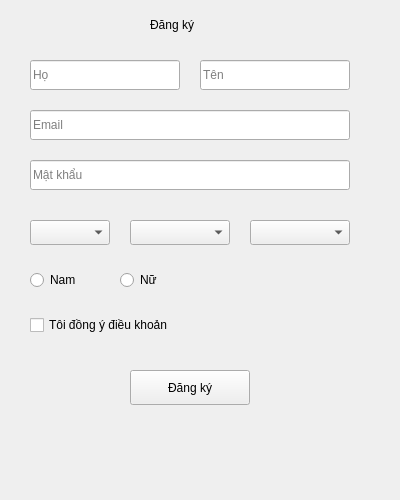
<?xml version="1.0" encoding="UTF-8"?>
<ui version="4.0">
 <class>Form</class>
 <widget class="QWidget" name="Form">
  <property name="geometry">
   <rect><x>0</x><y>0</y><width>400</width><height>500</height></rect>
  </property>
  <property name="windowTitle">
   <string>Đăng ký</string>
  </property>

  <widget class="QLabel" name="label">
   <property name="geometry">
    <rect><x>150</x><y>10</y><width>120</width><height>30</height></rect>
   </property>
   <property name="text">
    <string>Đăng ký</string>
   </property>
  </widget>

  <widget class="QLineEdit" name="txtHo">
   <property name="geometry">
    <rect><x>30</x><y>60</y><width>150</width><height>30</height></rect>
   </property>
   <property name="placeholderText"><string>Họ</string></property>
  </widget>

  <widget class="QLineEdit" name="txtTen">
   <property name="geometry">
    <rect><x>200</x><y>60</y><width>150</width><height>30</height></rect>
   </property>
   <property name="placeholderText"><string>Tên</string></property>
  </widget>

  <widget class="QLineEdit" name="txtEmail">
   <property name="geometry">
    <rect><x>30</x><y>110</y><width>320</width><height>30</height></rect>
   </property>
   <property name="placeholderText"><string>Email</string></property>
  </widget>

  <widget class="QLineEdit" name="txtPassword">
   <property name="geometry">
    <rect><x>30</x><y>160</y><width>320</width><height>30</height></rect>
   </property>
   <property name="echoMode">
    <enum>QLineEdit::Password</enum>
   </property>
   <property name="placeholderText"><string>Mật khẩu</string></property>
  </widget>

  <widget class="QComboBox" name="cbNgay">
   <property name="geometry">
    <rect><x>30</x><y>220</y><width>80</width><height>25</height></rect>
   </property>
  </widget>

  <widget class="QComboBox" name="cbThang">
   <property name="geometry">
    <rect><x>130</x><y>220</y><width>100</width><height>25</height></rect>
   </property>
  </widget>

  <widget class="QComboBox" name="cbNam">
   <property name="geometry">
    <rect><x>250</x><y>220</y><width>100</width><height>25</height></rect>
   </property>
  </widget>

  <widget class="QRadioButton" name="radNam">
   <property name="geometry">
    <rect><x>30</x><y>270</y><width>80</width><height>20</height></rect>
   </property>
   <property name="text"><string>Nam</string></property>
  </widget>

  <widget class="QRadioButton" name="radNu">
   <property name="geometry">
    <rect><x>120</x><y>270</y><width>80</width><height>20</height></rect>
   </property>
   <property name="text"><string>Nữ</string></property>
  </widget>

  <widget class="QCheckBox" name="chkDongY">
   <property name="geometry">
    <rect><x>30</x><y>310</y><width>250</width><height>30</height></rect>
   </property>
   <property name="text"><string>Tôi đồng ý điều khoản</string></property>
  </widget>

  <widget class="QPushButton" name="btnDangKy">
   <property name="geometry">
    <rect><x>130</x><y>370</y><width>120</width><height>35</height></rect>
   </property>
   <property name="text"><string>Đăng ký</string></property>
  </widget>

 </widget>
</ui>
